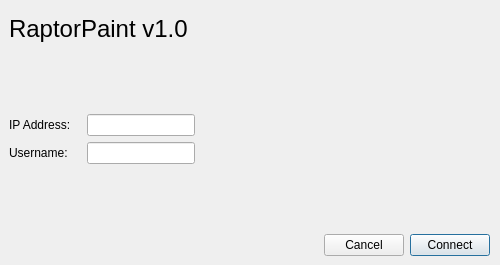
<?xml version="1.0" encoding="UTF-8"?>
<ui version="4.0">
 <class>ConnectionWindow</class>
 <widget class="QMainWindow" name="ConnectionWindow">
  <property name="geometry">
   <rect>
    <x>0</x>
    <y>0</y>
    <width>500</width>
    <height>265</height>
   </rect>
  </property>
  <property name="sizePolicy">
   <sizepolicy hsizetype="Preferred" vsizetype="Preferred">
    <horstretch>0</horstretch>
    <verstretch>0</verstretch>
   </sizepolicy>
  </property>
  <property name="minimumSize">
   <size>
    <width>500</width>
    <height>265</height>
   </size>
  </property>
  <property name="maximumSize">
   <size>
    <width>500</width>
    <height>265</height>
   </size>
  </property>
  <property name="windowTitle">
   <string>Connect</string>
  </property>
  <widget class="QWidget" name="centralwidget">
   <widget class="QLabel" name="label_3">
    <property name="geometry">
     <rect>
      <x>60</x>
      <y>10</y>
      <width>480</width>
      <height>271</height>
     </rect>
    </property>
    <property name="text">
     <string/>
    </property>
    <property name="pixmap">
     <pixmap resource="Resources.qrc">:/raptor.png</pixmap>
    </property>
    <property name="scaledContents">
     <bool>false</bool>
    </property>
   </widget>
   <widget class="QWidget" name="verticalLayoutWidget">
    <property name="geometry">
     <rect>
      <x>9</x>
      <y>15</y>
      <width>481</width>
      <height>241</height>
     </rect>
    </property>
    <layout class="QVBoxLayout" name="verticalLayout">
     <item>
      <widget class="QLabel" name="label_4">
       <property name="font">
        <font>
         <pointsize>18</pointsize>
        </font>
       </property>
       <property name="text">
        <string>RaptorPaint v1.0</string>
       </property>
      </widget>
     </item>
     <item>
      <spacer name="verticalSpacer_2">
       <property name="orientation">
        <enum>Qt::Vertical</enum>
       </property>
       <property name="sizeHint" stdset="0">
        <size>
         <width>20</width>
         <height>40</height>
        </size>
       </property>
      </spacer>
     </item>
     <item>
      <layout class="QHBoxLayout" name="horizontalLayout">
       <item>
        <widget class="QLabel" name="label">
         <property name="sizePolicy">
          <sizepolicy hsizetype="Fixed" vsizetype="Preferred">
           <horstretch>0</horstretch>
           <verstretch>0</verstretch>
          </sizepolicy>
         </property>
         <property name="minimumSize">
          <size>
           <width>72</width>
           <height>0</height>
          </size>
         </property>
         <property name="maximumSize">
          <size>
           <width>72</width>
           <height>16777215</height>
          </size>
         </property>
         <property name="text">
          <string>IP Address:</string>
         </property>
        </widget>
       </item>
       <item>
        <widget class="QLineEdit" name="ipAddress">
         <property name="sizePolicy">
          <sizepolicy hsizetype="Fixed" vsizetype="Fixed">
           <horstretch>0</horstretch>
           <verstretch>0</verstretch>
          </sizepolicy>
         </property>
        </widget>
       </item>
       <item>
        <spacer name="horizontalSpacer_3">
         <property name="orientation">
          <enum>Qt::Horizontal</enum>
         </property>
         <property name="sizeHint" stdset="0">
          <size>
           <width>40</width>
           <height>20</height>
          </size>
         </property>
        </spacer>
       </item>
      </layout>
     </item>
     <item>
      <layout class="QHBoxLayout" name="horizontalLayout_2">
       <item>
        <widget class="QLabel" name="label_2">
         <property name="sizePolicy">
          <sizepolicy hsizetype="Fixed" vsizetype="Preferred">
           <horstretch>0</horstretch>
           <verstretch>0</verstretch>
          </sizepolicy>
         </property>
         <property name="minimumSize">
          <size>
           <width>72</width>
           <height>0</height>
          </size>
         </property>
         <property name="maximumSize">
          <size>
           <width>72</width>
           <height>16777215</height>
          </size>
         </property>
         <property name="text">
          <string>Username:</string>
         </property>
        </widget>
       </item>
       <item>
        <widget class="QLineEdit" name="userName">
         <property name="sizePolicy">
          <sizepolicy hsizetype="Fixed" vsizetype="Fixed">
           <horstretch>0</horstretch>
           <verstretch>0</verstretch>
          </sizepolicy>
         </property>
        </widget>
       </item>
       <item>
        <spacer name="horizontalSpacer_2">
         <property name="orientation">
          <enum>Qt::Horizontal</enum>
         </property>
         <property name="sizeHint" stdset="0">
          <size>
           <width>40</width>
           <height>20</height>
          </size>
         </property>
        </spacer>
       </item>
      </layout>
     </item>
     <item>
      <spacer name="verticalSpacer">
       <property name="orientation">
        <enum>Qt::Vertical</enum>
       </property>
       <property name="sizeHint" stdset="0">
        <size>
         <width>20</width>
         <height>40</height>
        </size>
       </property>
      </spacer>
     </item>
     <item>
      <layout class="QHBoxLayout" name="horizontalLayout_3">
       <item>
        <spacer name="horizontalSpacer">
         <property name="orientation">
          <enum>Qt::Horizontal</enum>
         </property>
         <property name="sizeHint" stdset="0">
          <size>
           <width>40</width>
           <height>20</height>
          </size>
         </property>
        </spacer>
       </item>
       <item>
        <widget class="QPushButton" name="cancelButton">
         <property name="text">
          <string>Cancel</string>
         </property>
        </widget>
       </item>
       <item>
        <widget class="QPushButton" name="connectButton">
         <property name="text">
          <string>Connect</string>
         </property>
         <property name="autoDefault">
          <bool>true</bool>
         </property>
         <property name="default">
          <bool>true</bool>
         </property>
         <property name="flat">
          <bool>false</bool>
         </property>
        </widget>
       </item>
      </layout>
     </item>
    </layout>
   </widget>
  </widget>
 </widget>
 <resources>
  <include location="Resources.qrc"/>
 </resources>
 <connections/>
</ui>
